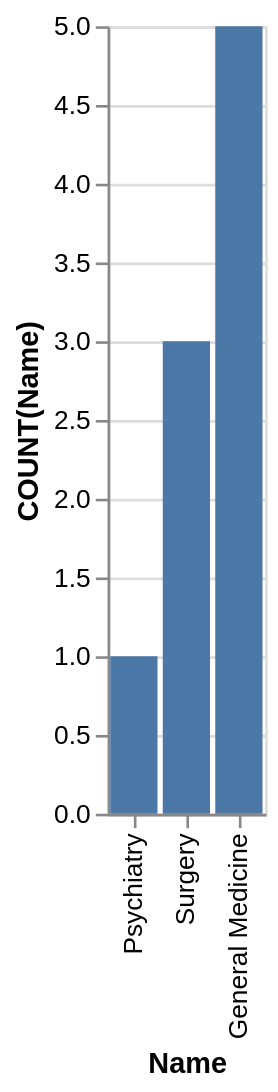

Express this chart as Vega-Lite.
### Vega-Lite specification from a JSON file in a GitHub repository (floating-point values rounded to 4 significant figures)
{"data": {"values": [{"x_data": "Psychiatry", "y_data": 1}, {"x_data": "Surgery", "y_data": 3}, {"x_data": "General Medicine", "y_data": 5}]}, "mark": "bar", "encoding": {"x": {"field": "x_data", "type": "nominal", "title": "Name", "sort": {"op": "sum", "field": "y_data", "order": "ascending"}}, "y": {"field": "y_data", "type": "quantitative", "title": "COUNT(Name)"}}}
